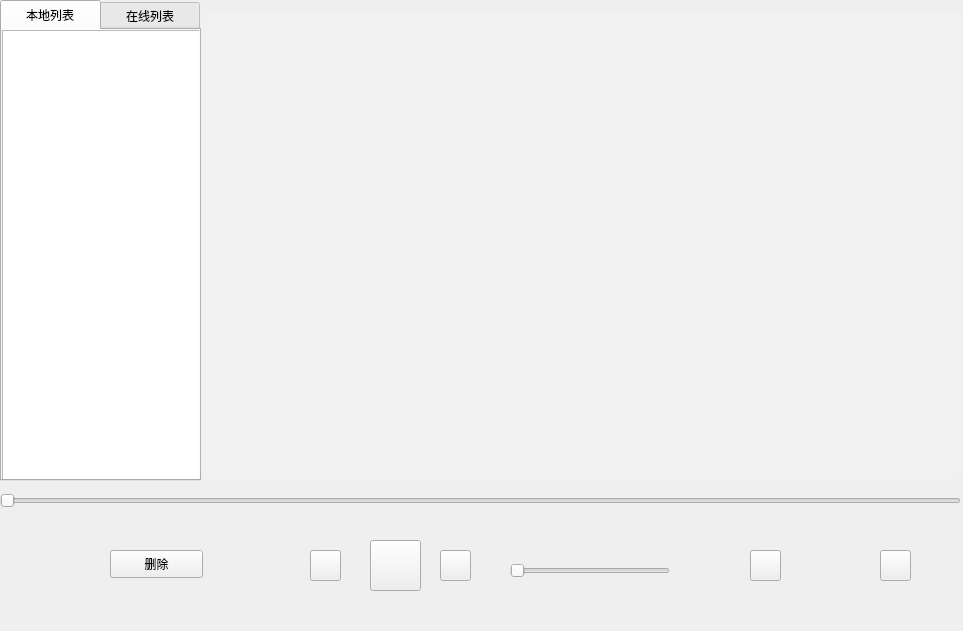
<?xml version="1.0" encoding="UTF-8"?>
<ui version="4.0">
 <class>MusicWindow</class>
 <widget class="QMainWindow" name="MusicWindow">
  <property name="geometry">
   <rect>
    <x>0</x>
    <y>0</y>
    <width>963</width>
    <height>631</height>
   </rect>
  </property>
  <property name="windowTitle">
   <string>车载多媒体-音乐播放器</string>
  </property>
  <property name="styleSheet">
   <string notr="true">centralwidget{color: rgb(255, 235, 217);}

QPushButton#btn_play[mode='pause']{border-image:url()}</string>
  </property>
  <widget class="QWidget" name="centralwidget">
   <property name="styleSheet">
    <string notr="true">
QPushButton#btn_play[mode='pause']{border-image:url(:/image/player/play.svg);}
QPushButton#btn_play[mode='play']{border-image:url(:/image/player/pause.svg);}
</string>
   </property>
   <widget class="QTabWidget" name="tabWidget">
    <property name="geometry">
     <rect>
      <x>0</x>
      <y>0</y>
      <width>201</width>
      <height>481</height>
     </rect>
    </property>
    <property name="styleSheet">
     <string notr="true">QTabBar::tab{height:30;width:100}</string>
    </property>
    <property name="currentIndex">
     <number>0</number>
    </property>
    <widget class="QWidget" name="tab_local">
     <attribute name="title">
      <string>本地列表</string>
     </attribute>
     <widget class="QListWidget" name="list_local">
      <property name="geometry">
       <rect>
        <x>0</x>
        <y>0</y>
        <width>201</width>
        <height>451</height>
       </rect>
      </property>
     </widget>
    </widget>
    <widget class="QWidget" name="tab_online">
     <attribute name="title">
      <string>在线列表</string>
     </attribute>
     <widget class="QListWidget" name="list_online">
      <property name="geometry">
       <rect>
        <x>0</x>
        <y>0</y>
        <width>201</width>
        <height>451</height>
       </rect>
      </property>
     </widget>
    </widget>
   </widget>
   <widget class="QPushButton" name="btn_play">
    <property name="geometry">
     <rect>
      <x>370</x>
      <y>540</y>
      <width>51</width>
      <height>51</height>
     </rect>
    </property>
    <property name="styleSheet">
     <string notr="true"/>
    </property>
    <property name="text">
     <string/>
    </property>
   </widget>
   <widget class="QSlider" name="play_progress_bar">
    <property name="geometry">
     <rect>
      <x>0</x>
      <y>490</y>
      <width>961</width>
      <height>22</height>
     </rect>
    </property>
    <property name="orientation">
     <enum>Qt::Horizontal</enum>
    </property>
   </widget>
   <widget class="QPushButton" name="btn_prev">
    <property name="geometry">
     <rect>
      <x>310</x>
      <y>550</y>
      <width>31</width>
      <height>31</height>
     </rect>
    </property>
    <property name="styleSheet">
     <string notr="true">border-image: url(:/image/player/next.svg);</string>
    </property>
    <property name="text">
     <string/>
    </property>
   </widget>
   <widget class="QPushButton" name="btn_next">
    <property name="geometry">
     <rect>
      <x>440</x>
      <y>550</y>
      <width>31</width>
      <height>31</height>
     </rect>
    </property>
    <property name="styleSheet">
     <string notr="true">border-image: url(:/image/player/prev.svg);</string>
    </property>
    <property name="text">
     <string/>
    </property>
   </widget>
   <widget class="QPushButton" name="btn_file">
    <property name="geometry">
     <rect>
      <x>750</x>
      <y>550</y>
      <width>31</width>
      <height>31</height>
     </rect>
    </property>
    <property name="styleSheet">
     <string notr="true">border-image: url(:/image/player/file.svg);</string>
    </property>
    <property name="text">
     <string/>
    </property>
   </widget>
   <widget class="QSlider" name="slider_voice">
    <property name="geometry">
     <rect>
      <x>510</x>
      <y>560</y>
      <width>160</width>
      <height>22</height>
     </rect>
    </property>
    <property name="orientation">
     <enum>Qt::Horizontal</enum>
    </property>
   </widget>
   <widget class="QPushButton" name="btn_quit">
    <property name="geometry">
     <rect>
      <x>880</x>
      <y>550</y>
      <width>31</width>
      <height>31</height>
     </rect>
    </property>
    <property name="styleSheet">
     <string notr="true">border-image: url(:/image/player/back.svg);</string>
    </property>
    <property name="text">
     <string/>
    </property>
   </widget>
   <widget class="QListView" name="lyricView">
    <property name="geometry">
     <rect>
      <x>200</x>
      <y>10</y>
      <width>761</width>
      <height>471</height>
     </rect>
    </property>
    <property name="styleSheet">
     <string notr="true">QListView {
        background: rgba(255,255,255,0.1);
        border-radius: 12px;
        padding: 20px 0;
        font-family: &quot;Microsoft YaHei&quot;;
      font-size: 20px;
        outline: none;
    }
    
    QListView::item {
        height: 50px;
qproperty-alignment: AlignCenter;
        color: white;
        border: none;
        text-align: center;
    }
    
    QListView::item:selected {
        color: #e74c3c;
        background: rgba(231, 76, 60, 0.1);
        font-size: 24px;
        font-weight: bold;
        border-radius: 8px;
    }
    
    QScrollBar:vertical {
        width: 8px;
        background: rgba(200, 200, 200, 0.1);
    }
    
    QScrollBar::handle:vertical {
        background: rgba(231, 76, 60, 0.6);
        border-radius: 4px;
    }</string>
    </property>
   </widget>
   <widget class="QLabel" name="label_background">
    <property name="geometry">
     <rect>
      <x>200</x>
      <y>10</y>
      <width>761</width>
      <height>471</height>
     </rect>
    </property>
    <property name="text">
     <string/>
    </property>
   </widget>
   <widget class="QPushButton" name="btn_del">
    <property name="geometry">
     <rect>
      <x>110</x>
      <y>550</y>
      <width>93</width>
      <height>28</height>
     </rect>
    </property>
    <property name="text">
     <string>删除</string>
    </property>
   </widget>
   <zorder>label_background</zorder>
   <zorder>tabWidget</zorder>
   <zorder>btn_play</zorder>
   <zorder>play_progress_bar</zorder>
   <zorder>btn_prev</zorder>
   <zorder>btn_next</zorder>
   <zorder>btn_file</zorder>
   <zorder>slider_voice</zorder>
   <zorder>btn_quit</zorder>
   <zorder>lyricView</zorder>
   <zorder>btn_del</zorder>
  </widget>
 </widget>
 <resources/>
 <connections/>
</ui>
